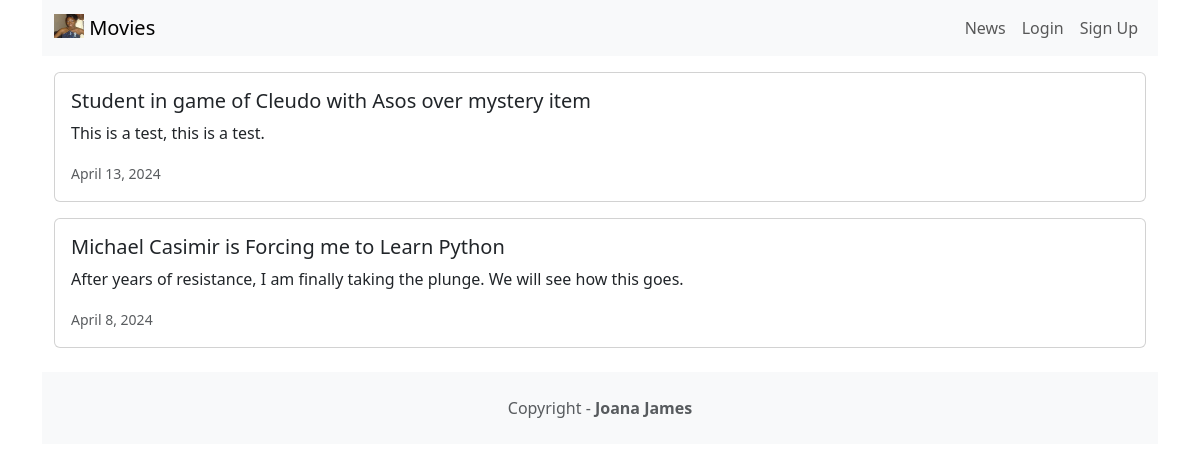
Page /news/ on the committed database.
### news/models.py (models this page shows, shortened)
class News(models.Model):
    headline = models.CharField(max_length=200)
    body = models.TextField()
    date = models.DateField()

### news/views.py (the view)
# urls.py: path('news/', include('news.urls')),
def news(request):
    newss = News.objects.all().order_by('-date')
    return render(request, 'news.html',
    {'newss': newss})

### news/templates/news.html (shortened to what this page needs)
<!DOCTYPE html>
<html lang="en">
<head>
    <link href="https://cdn.jsdelivr.net/npm/bootstrap@5.3.3/dist/css/bootstrap.min.css" rel="stylesheet">
</head>
<body>
  <div class ="container">
    {% extends 'base.html' %}
    {% block content %}
    {% for news in newss %}
    <div class = "card mb-3">
      <div class ="row g-0">
        <div>
          <div class="card-body">
            <h5 class="card-title">{{ news.headline }}</h5>
            <p class="card-text">{{ news.body }}</p>
            <p class = "card-text"><small class="text-muted">{{ news.date }}</small></p>
          </div>
        </div>
      </div>
    </div>
    {% endfor %}
    {% endblock content %}

### rows in the picture
News: headline "Student in game of Cleudo with Asos over mystery item", body "This is a test, this is a test.", date "April 13, 2024"
News: headline "Michael Casimir is Forcing me to Learn Python", body "After years of resistance, I am finally taking the plunge. We will see how this goes.", date "April 8, 2024"
